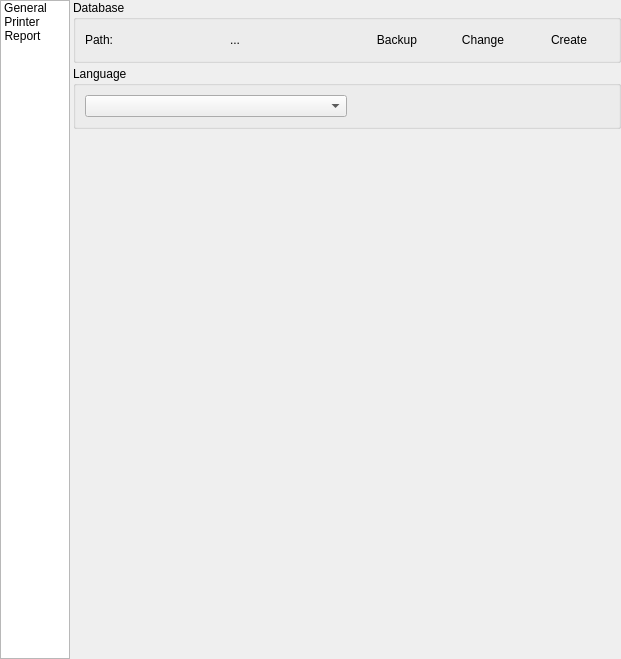
<?xml version="1.0" encoding="UTF-8"?>
<ui version="4.0">
 <class>SettingWidget</class>
 <widget class="QWidget" name="SettingWidget">
  <property name="geometry">
   <rect>
    <x>0</x>
    <y>0</y>
    <width>621</width>
    <height>659</height>
   </rect>
  </property>
  <layout class="QHBoxLayout" name="horizontalLayout_3">
   <property name="spacing">
    <number>3</number>
   </property>
   <property name="leftMargin">
    <number>0</number>
   </property>
   <property name="topMargin">
    <number>0</number>
   </property>
   <property name="rightMargin">
    <number>0</number>
   </property>
   <property name="bottomMargin">
    <number>0</number>
   </property>
   <item>
    <widget class="QListWidget" name="settingListWidget">
     <property name="sizePolicy">
      <sizepolicy hsizetype="Fixed" vsizetype="Expanding">
       <horstretch>0</horstretch>
       <verstretch>0</verstretch>
      </sizepolicy>
     </property>
     <property name="minimumSize">
      <size>
       <width>70</width>
       <height>0</height>
      </size>
     </property>
     <property name="maximumSize">
      <size>
       <width>70</width>
       <height>16777215</height>
      </size>
     </property>
     <property name="focusPolicy">
      <enum>Qt::NoFocus</enum>
     </property>
     <property name="editTriggers">
      <set>QAbstractItemView::NoEditTriggers</set>
     </property>
     <property name="spacing">
      <number>10</number>
     </property>
     <property name="viewMode">
      <enum>QListView::IconMode</enum>
     </property>
     <property name="currentRow">
      <number>-1</number>
     </property>
     <item>
      <property name="text">
       <string>General</string>
      </property>
      <property name="icon">
       <iconset resource="resource.qrc">
        <normaloff>:/settings</normaloff>:/settings</iconset>
      </property>
     </item>
     <item>
      <property name="text">
       <string>Printer</string>
      </property>
      <property name="icon">
       <iconset resource="resource.qrc">
        <normaloff>:/printer</normaloff>:/printer</iconset>
      </property>
     </item>
     <item>
      <property name="text">
       <string>Report</string>
      </property>
      <property name="icon">
       <iconset resource="resource.qrc">
        <normaloff>:/report</normaloff>:/report</iconset>
      </property>
     </item>
    </widget>
   </item>
   <item>
    <widget class="QStackedWidget" name="stackedWidget">
     <property name="currentIndex">
      <number>0</number>
     </property>
     <widget class="QWidget" name="general">
      <layout class="QVBoxLayout" name="verticalLayout_4">
       <property name="spacing">
        <number>3</number>
       </property>
       <property name="leftMargin">
        <number>0</number>
       </property>
       <property name="topMargin">
        <number>0</number>
       </property>
       <property name="rightMargin">
        <number>0</number>
       </property>
       <property name="bottomMargin">
        <number>0</number>
       </property>
       <item>
        <widget class="QGroupBox" name="groupBox_5">
         <property name="title">
          <string>Database</string>
         </property>
         <layout class="QHBoxLayout" name="horizontalLayout_24">
          <item>
           <widget class="QLabel" name="label_32">
            <property name="text">
             <string>Path:</string>
            </property>
           </widget>
          </item>
          <item>
           <widget class="QLabel" name="dbPathLabel">
            <property name="sizePolicy">
             <sizepolicy hsizetype="Expanding" vsizetype="Preferred">
              <horstretch>0</horstretch>
              <verstretch>0</verstretch>
             </sizepolicy>
            </property>
            <property name="text">
             <string>...</string>
            </property>
            <property name="alignment">
             <set>Qt::AlignCenter</set>
            </property>
            <property name="wordWrap">
             <bool>true</bool>
            </property>
           </widget>
          </item>
          <item>
           <widget class="QPushButton" name="backupDBButton">
            <property name="cursor">
             <cursorShape>PointingHandCursor</cursorShape>
            </property>
            <property name="focusPolicy">
             <enum>Qt::NoFocus</enum>
            </property>
            <property name="text">
             <string>Backup</string>
            </property>
            <property name="icon">
             <iconset resource="resource.qrc">
              <normaloff>:/database-backup</normaloff>:/database-backup</iconset>
            </property>
            <property name="iconSize">
             <size>
              <width>32</width>
              <height>32</height>
             </size>
            </property>
            <property name="flat">
             <bool>true</bool>
            </property>
           </widget>
          </item>
          <item>
           <widget class="QPushButton" name="changeDBButton">
            <property name="cursor">
             <cursorShape>PointingHandCursor</cursorShape>
            </property>
            <property name="focusPolicy">
             <enum>Qt::NoFocus</enum>
            </property>
            <property name="text">
             <string>Change</string>
            </property>
            <property name="icon">
             <iconset resource="resource.qrc">
              <normaloff>:/database-connect</normaloff>:/database-connect</iconset>
            </property>
            <property name="iconSize">
             <size>
              <width>32</width>
              <height>32</height>
             </size>
            </property>
            <property name="flat">
             <bool>true</bool>
            </property>
           </widget>
          </item>
          <item>
           <widget class="QPushButton" name="createDBButton">
            <property name="cursor">
             <cursorShape>PointingHandCursor</cursorShape>
            </property>
            <property name="focusPolicy">
             <enum>Qt::NoFocus</enum>
            </property>
            <property name="text">
             <string>Create</string>
            </property>
            <property name="icon">
             <iconset resource="resource.qrc">
              <normaloff>:/database-create</normaloff>:/database-create</iconset>
            </property>
            <property name="iconSize">
             <size>
              <width>32</width>
              <height>32</height>
             </size>
            </property>
            <property name="flat">
             <bool>true</bool>
            </property>
           </widget>
          </item>
         </layout>
        </widget>
       </item>
       <item>
        <widget class="QGroupBox" name="groupBox_6">
         <property name="title">
          <string>Language</string>
         </property>
         <layout class="QHBoxLayout" name="horizontalLayout_5">
          <item>
           <widget class="QComboBox" name="languageComboBox">
            <property name="sizePolicy">
             <sizepolicy hsizetype="Expanding" vsizetype="Fixed">
              <horstretch>0</horstretch>
              <verstretch>0</verstretch>
             </sizepolicy>
            </property>
           </widget>
          </item>
          <item>
           <spacer name="horizontalSpacer">
            <property name="orientation">
             <enum>Qt::Horizontal</enum>
            </property>
            <property name="sizeHint" stdset="0">
             <size>
              <width>40</width>
              <height>20</height>
             </size>
            </property>
           </spacer>
          </item>
         </layout>
        </widget>
       </item>
       <item>
        <spacer name="verticalSpacer_6">
         <property name="orientation">
          <enum>Qt::Vertical</enum>
         </property>
         <property name="sizeHint" stdset="0">
          <size>
           <width>20</width>
           <height>527</height>
          </size>
         </property>
        </spacer>
       </item>
      </layout>
     </widget>
     <widget class="QWidget" name="print">
      <layout class="QVBoxLayout" name="verticalLayout_3">
       <property name="spacing">
        <number>3</number>
       </property>
       <property name="leftMargin">
        <number>0</number>
       </property>
       <property name="topMargin">
        <number>0</number>
       </property>
       <property name="rightMargin">
        <number>0</number>
       </property>
       <property name="bottomMargin">
        <number>0</number>
       </property>
       <item>
        <widget class="QGroupBox" name="printerGroupBox">
         <property name="title">
          <string>Printer</string>
         </property>
         <layout class="QHBoxLayout" name="horizontalLayout_4">
          <item>
           <widget class="QComboBox" name="printerComboBox">
            <property name="layoutDirection">
             <enum>Qt::LeftToRight</enum>
            </property>
           </widget>
          </item>
          <item>
           <spacer name="horizontalSpacer_22">
            <property name="orientation">
             <enum>Qt::Horizontal</enum>
            </property>
            <property name="sizeHint" stdset="0">
             <size>
              <width>40</width>
              <height>20</height>
             </size>
            </property>
           </spacer>
          </item>
         </layout>
        </widget>
       </item>
       <item>
        <widget class="QGroupBox" name="paperSizeGroupBox">
         <property name="title">
          <string>Paper Size</string>
         </property>
         <layout class="QVBoxLayout" name="verticalLayout_13">
          <item>
           <widget class="QRadioButton" name="a4RadioButton">
            <property name="text">
             <string>A4</string>
            </property>
           </widget>
          </item>
          <item>
           <widget class="QRadioButton" name="a5RadioButton">
            <property name="text">
             <string>A5</string>
            </property>
           </widget>
          </item>
         </layout>
        </widget>
       </item>
       <item>
        <widget class="QGroupBox" name="colorGroupBox">
         <property name="title">
          <string>Color Mode</string>
         </property>
         <layout class="QVBoxLayout" name="verticalLayout_16">
          <item>
           <widget class="QRadioButton" name="grayScaleRadioButton">
            <property name="text">
             <string>Grayscale</string>
            </property>
           </widget>
          </item>
          <item>
           <widget class="QRadioButton" name="colorRadioButton">
            <property name="text">
             <string>Color</string>
            </property>
           </widget>
          </item>
         </layout>
        </widget>
       </item>
       <item>
        <widget class="QGroupBox" name="orientationGroupBox">
         <property name="title">
          <string>Orientation</string>
         </property>
         <layout class="QVBoxLayout" name="verticalLayout_18">
          <item>
           <widget class="QRadioButton" name="portraitRadioButton">
            <property name="text">
             <string>Portrait</string>
            </property>
           </widget>
          </item>
          <item>
           <widget class="QRadioButton" name="landscapeRadioButton">
            <property name="text">
             <string>Landscape</string>
            </property>
           </widget>
          </item>
         </layout>
        </widget>
       </item>
       <item>
        <spacer name="verticalSpacer_7">
         <property name="orientation">
          <enum>Qt::Vertical</enum>
         </property>
         <property name="sizeHint" stdset="0">
          <size>
           <width>20</width>
           <height>40</height>
          </size>
         </property>
        </spacer>
       </item>
      </layout>
     </widget>
     <widget class="QWidget" name="report">
      <layout class="QHBoxLayout" name="horizontalLayout_2">
       <property name="spacing">
        <number>3</number>
       </property>
       <property name="leftMargin">
        <number>0</number>
       </property>
       <property name="topMargin">
        <number>0</number>
       </property>
       <property name="rightMargin">
        <number>0</number>
       </property>
       <property name="bottomMargin">
        <number>0</number>
       </property>
       <item>
        <layout class="QVBoxLayout" name="verticalLayout">
         <item>
          <widget class="QGroupBox" name="groupBox_8">
           <property name="title">
            <string>Margins</string>
           </property>
           <layout class="QHBoxLayout" name="horizontalLayout_43">
            <item>
             <widget class="QLabel" name="label_51">
              <property name="text">
               <string>Top</string>
              </property>
             </widget>
            </item>
            <item>
             <widget class="QSpinBox" name="topSpinBox">
              <property name="alignment">
               <set>Qt::AlignCenter</set>
              </property>
             </widget>
            </item>
            <item>
             <widget class="QLabel" name="label_52">
              <property name="text">
               <string>mm</string>
              </property>
             </widget>
            </item>
            <item>
             <spacer name="horizontalSpacer_34">
              <property name="orientation">
               <enum>Qt::Horizontal</enum>
              </property>
              <property name="sizeHint" stdset="0">
               <size>
                <width>10</width>
                <height>10</height>
               </size>
              </property>
             </spacer>
            </item>
            <item>
             <widget class="QLabel" name="label_53">
              <property name="text">
               <string>Bottom</string>
              </property>
             </widget>
            </item>
            <item>
             <widget class="QSpinBox" name="bottomSpinBox">
              <property name="alignment">
               <set>Qt::AlignCenter</set>
              </property>
             </widget>
            </item>
            <item>
             <widget class="QLabel" name="label_54">
              <property name="text">
               <string>mm</string>
              </property>
             </widget>
            </item>
            <item>
             <spacer name="horizontalSpacer_35">
              <property name="orientation">
               <enum>Qt::Horizontal</enum>
              </property>
              <property name="sizeHint" stdset="0">
               <size>
                <width>10</width>
                <height>10</height>
               </size>
              </property>
             </spacer>
            </item>
            <item>
             <widget class="QLabel" name="label_55">
              <property name="text">
               <string>Right</string>
              </property>
             </widget>
            </item>
            <item>
             <widget class="QSpinBox" name="rightSpinBox">
              <property name="alignment">
               <set>Qt::AlignCenter</set>
              </property>
             </widget>
            </item>
            <item>
             <widget class="QLabel" name="label_56">
              <property name="text">
               <string>mm</string>
              </property>
             </widget>
            </item>
            <item>
             <spacer name="horizontalSpacer_36">
              <property name="orientation">
               <enum>Qt::Horizontal</enum>
              </property>
              <property name="sizeHint" stdset="0">
               <size>
                <width>10</width>
                <height>10</height>
               </size>
              </property>
             </spacer>
            </item>
            <item>
             <widget class="QLabel" name="label_57">
              <property name="text">
               <string>Left</string>
              </property>
             </widget>
            </item>
            <item>
             <widget class="QSpinBox" name="leftSpinBox">
              <property name="alignment">
               <set>Qt::AlignCenter</set>
              </property>
             </widget>
            </item>
            <item>
             <widget class="QLabel" name="label_58">
              <property name="text">
               <string>mm</string>
              </property>
             </widget>
            </item>
           </layout>
          </widget>
         </item>
         <item>
          <widget class="QGroupBox" name="headerGroupBox">
           <property name="title">
            <string>Header</string>
           </property>
           <layout class="QVBoxLayout" name="verticalLayout_23">
            <item>
             <widget class="QRadioButton" name="headerNoneRadioButton">
              <property name="text">
               <string>None</string>
              </property>
              <property name="checked">
               <bool>true</bool>
              </property>
             </widget>
            </item>
            <item>
             <widget class="QRadioButton" name="headerImageRadioButton">
              <property name="text">
               <string>Image</string>
              </property>
             </widget>
            </item>
            <item>
             <widget class="QFrame" name="headerImageFrame">
              <layout class="QVBoxLayout" name="verticalLayout_5">
               <item>
                <layout class="QHBoxLayout" name="horizontalLayout_6">
                 <item>
                  <spacer name="horizontalSpacer_39">
                   <property name="orientation">
                    <enum>Qt::Horizontal</enum>
                   </property>
                   <property name="sizeType">
                    <enum>QSizePolicy::Fixed</enum>
                   </property>
                   <property name="sizeHint" stdset="0">
                    <size>
                     <width>10</width>
                     <height>20</height>
                    </size>
                   </property>
                  </spacer>
                 </item>
                 <item>
                  <widget class="QToolButton" name="headerImageButton">
                   <property name="cursor">
                    <cursorShape>PointingHandCursor</cursorShape>
                   </property>
                   <property name="focusPolicy">
                    <enum>Qt::NoFocus</enum>
                   </property>
                   <property name="text">
                    <string>...</string>
                   </property>
                  </widget>
                 </item>
                 <item>
                  <widget class="QLabel" name="headerImagePathLabel">
                   <property name="text">
                    <string>...</string>
                   </property>
                   <property name="alignment">
                    <set>Qt::AlignCenter</set>
                   </property>
                   <property name="wordWrap">
                    <bool>true</bool>
                   </property>
                  </widget>
                 </item>
                </layout>
               </item>
               <item>
                <layout class="QHBoxLayout" name="horizontalLayout_8">
                 <item>
                  <widget class="QLabel" name="label_61">
                   <property name="text">
                    <string>Width</string>
                   </property>
                  </widget>
                 </item>
                 <item>
                  <widget class="QSpinBox" name="headerWidthSpinBox">
                   <property name="alignment">
                    <set>Qt::AlignCenter</set>
                   </property>
                   <property name="minimum">
                    <number>1</number>
                   </property>
                   <property name="maximum">
                    <number>333</number>
                   </property>
                  </widget>
                 </item>
                 <item>
                  <widget class="QLabel" name="label_62">
                   <property name="text">
                    <string>mm</string>
                   </property>
                  </widget>
                 </item>
                 <item>
                  <spacer name="horizontalSpacer_2">
                   <property name="orientation">
                    <enum>Qt::Horizontal</enum>
                   </property>
                   <property name="sizeType">
                    <enum>QSizePolicy::Fixed</enum>
                   </property>
                   <property name="sizeHint" stdset="0">
                    <size>
                     <width>40</width>
                     <height>20</height>
                    </size>
                   </property>
                  </spacer>
                 </item>
                 <item>
                  <widget class="QLabel" name="label_63">
                   <property name="text">
                    <string>Height</string>
                   </property>
                  </widget>
                 </item>
                 <item>
                  <widget class="QSpinBox" name="headerHeightSpinBox">
                   <property name="alignment">
                    <set>Qt::AlignCenter</set>
                   </property>
                   <property name="minimum">
                    <number>1</number>
                   </property>
                  </widget>
                 </item>
                 <item>
                  <widget class="QLabel" name="label_64">
                   <property name="text">
                    <string>mm</string>
                   </property>
                  </widget>
                 </item>
                 <item>
                  <spacer name="horizontalSpacer_3">
                   <property name="orientation">
                    <enum>Qt::Horizontal</enum>
                   </property>
                   <property name="sizeHint" stdset="0">
                    <size>
                     <width>40</width>
                     <height>20</height>
                    </size>
                   </property>
                  </spacer>
                 </item>
                 <item>
                  <widget class="QPushButton" name="headerAlignLeftButton">
                   <property name="cursor">
                    <cursorShape>PointingHandCursor</cursorShape>
                   </property>
                   <property name="focusPolicy">
                    <enum>Qt::NoFocus</enum>
                   </property>
                   <property name="icon">
                    <iconset resource="resource.qrc">
                     <normaloff>:/align-left</normaloff>:/align-left</iconset>
                   </property>
                   <property name="checkable">
                    <bool>true</bool>
                   </property>
                   <property name="flat">
                    <bool>true</bool>
                   </property>
                  </widget>
                 </item>
                 <item>
                  <widget class="QPushButton" name="headerAlignCenterButton">
                   <property name="cursor">
                    <cursorShape>PointingHandCursor</cursorShape>
                   </property>
                   <property name="focusPolicy">
                    <enum>Qt::NoFocus</enum>
                   </property>
                   <property name="icon">
                    <iconset resource="resource.qrc">
                     <normaloff>:/align-center</normaloff>:/align-center</iconset>
                   </property>
                   <property name="checkable">
                    <bool>true</bool>
                   </property>
                   <property name="flat">
                    <bool>true</bool>
                   </property>
                  </widget>
                 </item>
                 <item>
                  <widget class="QPushButton" name="headerAlignRightButton">
                   <property name="cursor">
                    <cursorShape>PointingHandCursor</cursorShape>
                   </property>
                   <property name="focusPolicy">
                    <enum>Qt::NoFocus</enum>
                   </property>
                   <property name="icon">
                    <iconset resource="resource.qrc">
                     <normaloff>:/align-right</normaloff>:/align-right</iconset>
                   </property>
                   <property name="checkable">
                    <bool>true</bool>
                   </property>
                   <property name="flat">
                    <bool>true</bool>
                   </property>
                  </widget>
                 </item>
                </layout>
               </item>
              </layout>
             </widget>
            </item>
           </layout>
          </widget>
         </item>
         <item>
          <spacer name="verticalSpacer_10">
           <property name="orientation">
            <enum>Qt::Vertical</enum>
           </property>
           <property name="sizeHint" stdset="0">
            <size>
             <width>48</width>
             <height>98</height>
            </size>
           </property>
          </spacer>
         </item>
        </layout>
       </item>
       <item>
        <layout class="QVBoxLayout" name="verticalLayout_2">
         <property name="spacing">
          <number>1</number>
         </property>
         <item>
          <widget class="QFrame" name="previewFrame">
           <property name="sizePolicy">
            <sizepolicy hsizetype="Expanding" vsizetype="Expanding">
             <horstretch>0</horstretch>
             <verstretch>0</verstretch>
            </sizepolicy>
           </property>
           <property name="frameShape">
            <enum>QFrame::StyledPanel</enum>
           </property>
           <property name="frameShadow">
            <enum>QFrame::Raised</enum>
           </property>
           <layout class="QVBoxLayout" name="verticalLayout_17">
            <property name="spacing">
             <number>1</number>
            </property>
            <property name="leftMargin">
             <number>0</number>
            </property>
            <property name="topMargin">
             <number>0</number>
            </property>
            <property name="rightMargin">
             <number>0</number>
            </property>
            <property name="bottomMargin">
             <number>0</number>
            </property>
           </layout>
          </widget>
         </item>
         <item>
          <widget class="QFrame" name="zoomFrame">
           <property name="sizePolicy">
            <sizepolicy hsizetype="Expanding" vsizetype="Preferred">
             <horstretch>0</horstretch>
             <verstretch>0</verstretch>
            </sizepolicy>
           </property>
           <property name="styleSheet">
            <string notr="true">QFrame {
background: gray;
border: 1px solid black;
margin: 0;
padding: 0;
}

QPushButton {
	padding: 3px;
}

QPushButton:hover {
	color: white;
	border: 1px solid lightgray;
}
</string>
           </property>
           <layout class="QHBoxLayout" name="horizontalLayout_30">
            <property name="spacing">
             <number>0</number>
            </property>
            <property name="leftMargin">
             <number>0</number>
            </property>
            <property name="topMargin">
             <number>0</number>
            </property>
            <property name="rightMargin">
             <number>0</number>
            </property>
            <property name="bottomMargin">
             <number>0</number>
            </property>
            <item>
             <spacer name="horizontalSpacer_25">
              <property name="orientation">
               <enum>Qt::Horizontal</enum>
              </property>
              <property name="sizeHint" stdset="0">
               <size>
                <width>26</width>
                <height>20</height>
               </size>
              </property>
             </spacer>
            </item>
            <item>
             <widget class="QPushButton" name="zoomInButton">
              <property name="cursor">
               <cursorShape>PointingHandCursor</cursorShape>
              </property>
              <property name="focusPolicy">
               <enum>Qt::NoFocus</enum>
              </property>
              <property name="icon">
               <iconset resource="resource.qrc">
                <normaloff>:/zoom-in</normaloff>:/zoom-in</iconset>
              </property>
              <property name="iconSize">
               <size>
                <width>24</width>
                <height>24</height>
               </size>
              </property>
              <property name="flat">
               <bool>true</bool>
              </property>
             </widget>
            </item>
            <item>
             <widget class="QPushButton" name="zoomOutButton">
              <property name="cursor">
               <cursorShape>PointingHandCursor</cursorShape>
              </property>
              <property name="focusPolicy">
               <enum>Qt::NoFocus</enum>
              </property>
              <property name="icon">
               <iconset resource="resource.qrc">
                <normaloff>:/zoom-out</normaloff>:/zoom-out</iconset>
              </property>
              <property name="iconSize">
               <size>
                <width>24</width>
                <height>24</height>
               </size>
              </property>
              <property name="flat">
               <bool>true</bool>
              </property>
             </widget>
            </item>
           </layout>
          </widget>
         </item>
        </layout>
       </item>
      </layout>
     </widget>
    </widget>
   </item>
  </layout>
 </widget>
 <resources>
  <include location="resource.qrc"/>
 </resources>
 <connections>
  <connection>
   <sender>settingListWidget</sender>
   <signal>currentRowChanged(int)</signal>
   <receiver>stackedWidget</receiver>
   <slot>setCurrentIndex(int)</slot>
   <hints>
    <hint type="sourcelabel">
     <x>731</x>
     <y>166</y>
    </hint>
    <hint type="destinationlabel">
     <x>677</x>
     <y>194</y>
    </hint>
   </hints>
  </connection>
  <connection>
   <sender>headerImageRadioButton</sender>
   <signal>toggled(bool)</signal>
   <receiver>headerImageFrame</receiver>
   <slot>setVisible(bool)</slot>
   <hints>
    <hint type="sourcelabel">
     <x>619</x>
     <y>233</y>
    </hint>
    <hint type="destinationlabel">
     <x>556</x>
     <y>249</y>
    </hint>
   </hints>
  </connection>
 </connections>
</ui>
